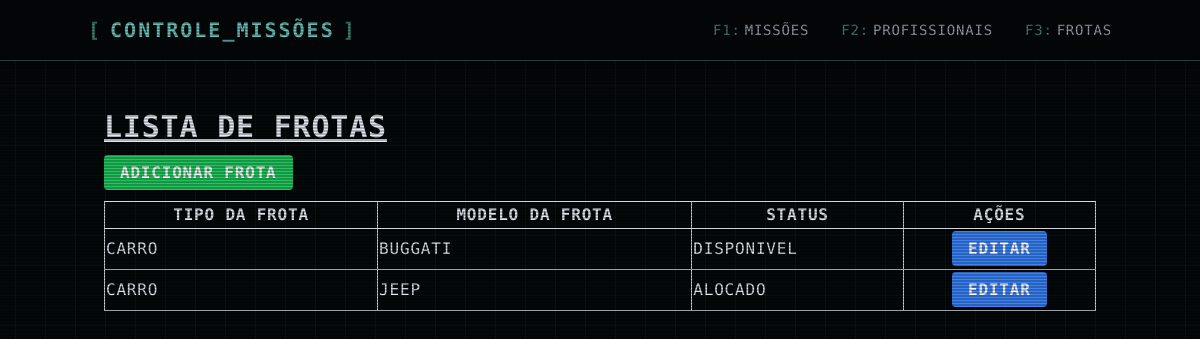
/frotas/, run on an earlier commit of the app's database.
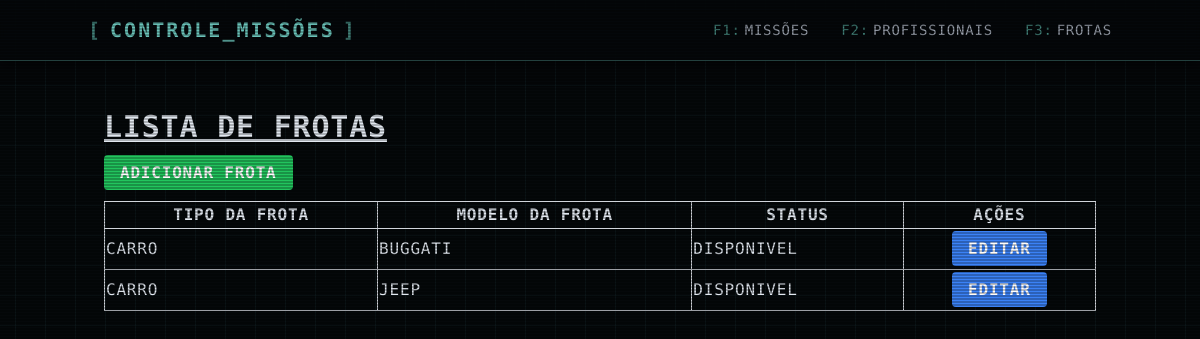
And on a later commit of the database.
### professional/models.py (models this page shows, shortened)
class OperatorFleet(models.Model):
    fleet_type = models.CharField(max_length=50, verbose_name="Tipo da Frota")
    fleet_model = models.CharField(max_length=50, verbose_name="Modelo da Frota")
    status = models.ForeignKey(Status, on_delete=models.PROTECT, default=get_default_status)
    class Meta:
        verbose_name = "Frota"
        verbose_name_plural = "Frotas"
        ordering = ['fleet_model']

class Status(models.Model):
    status_name = models.CharField(max_length=50, verbose_name="Nome do Status")
    def __str__(self):
        return str(self.status_name)
    class Meta:
        verbose_name = "Status"
        verbose_name_plural = "Status"

### professional/views.py (the view)
# urls.py: path('frotas/', OperatorFleetListView.as_view(), name='list_fleets'),
class OperatorFleetListView(ListView):
    model = OperatorFleet
    template_name = 'list_fleets.html'
    context_object_name = 'fleets'

### core/templates/list_fleets.html
{% extends 'base.html' %}
{% block content %}
<h1 class="text-3xl font-bold underline mb-4">Lista de Frotas</h1>
<a href="{% url 'create_fleet' %}" class="bg-green-500 hover:bg-green-700 text-white font-bold py-2 px-4 rounded">
    Adicionar Frota
</a>
<table class="mt-4 table-auto border-collapse border border-gray-400 w-full">
    <thead>
        <tr>
            <th class="border border-gray-300">Tipo da Frota</th>
            <th class="border border-gray-300">Modelo da Frota</th>
            <th class="border border-gray-300">Status</th>
            <th class="border border-gray-300">Ações</th>
        </tr>
    </thead>
    <tbody>
        {% for fleet in fleets %}
        <tr>
            <td class="border border-gray-300">{{ fleet.fleet_type }}</td>
            <td class="border border-gray-300">{{ fleet.fleet_model }}</td>
            <td class="border border-gray-300">{{ fleet.status }}</td>
            <td class="border border-gray-300 text-center py-2">
                <a href="{% url 'update_fleet' fleet.id %}" class="bg-blue-500 hover:bg-blue-700 text-white font-bold py-2 px-4 rounded">
                    Editar
                </a>
            </td>
        </tr>
        {% endfor %}
    </tbody>
</table>
{% endblock %}

What changed in the data, as far as the page shows it:
changed OperatorFleet "JEEP": status "ALOCADO" → "DISPONIVEL"
